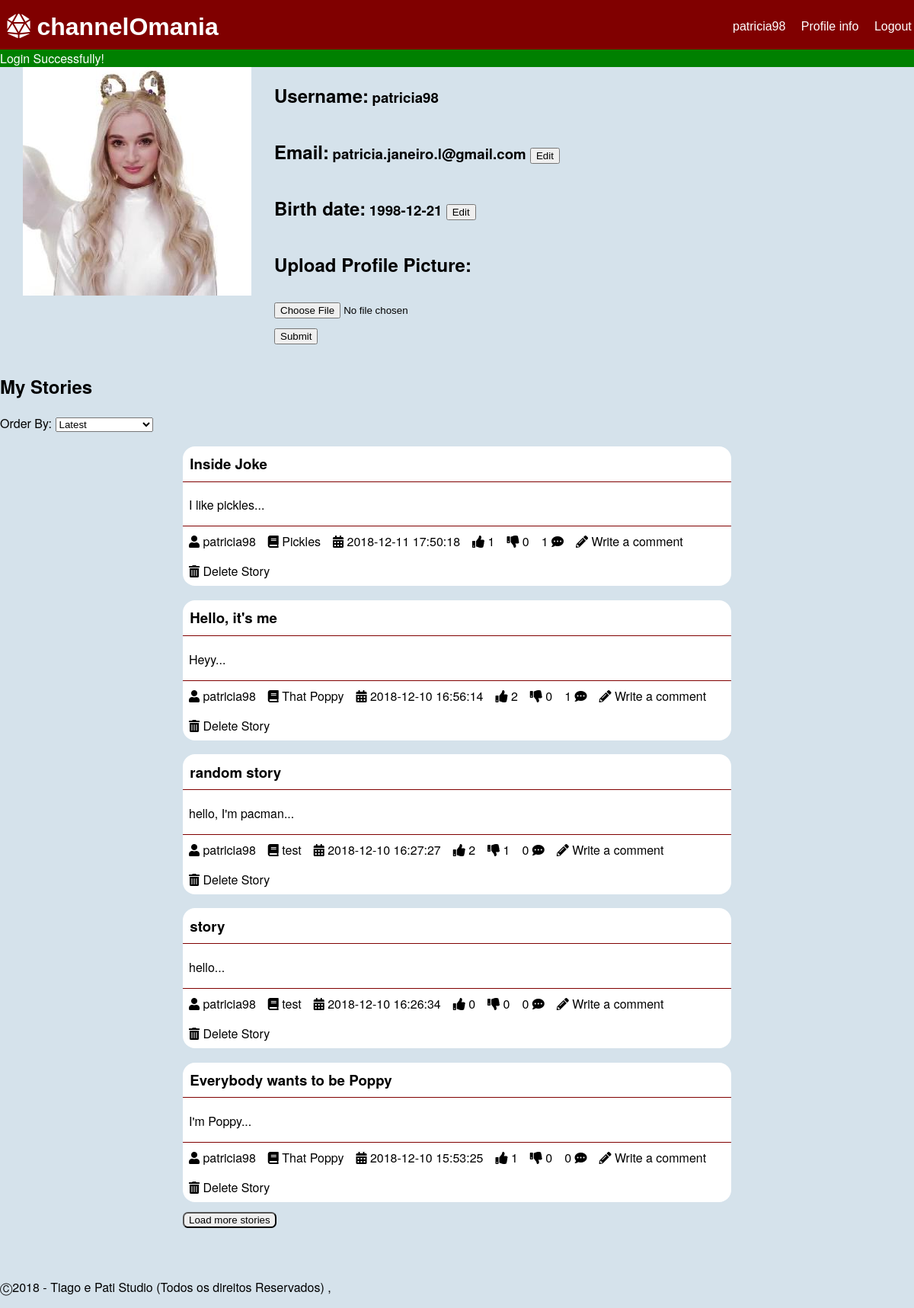
/pages/profile.php (signed in), run on the app's committed database.
### tables this page shows
CREATE TABLE "story" (
	"storyID"	INTEGER NOT NULL,
	"title"	TEXT NOT NULL,
	"content"	TEXT NOT NULL,
	"upvotes"	INTEGER NOT NULL DEFAULT 0,
	"downvotes"	INTEGER NOT NULL DEFAULT 0,
	"author"	INTEGER NOT NULL,
	"date"	TEXT NOT NULL,
	"channel"	INTEGER NOT NULL,
	"image"	TEXT,
	PRIMARY KEY("storyID"),
	FOREIGN KEY("channel") REFERENCES "channel"("ID") ON DELETE Cascade ON UPDATE No Action,
	FOREIGN KEY("author") REFERENCES "user"("ID") ON DELETE Cascade ON UPDATE No Action
);

CREATE TABLE 'user'
(
	'ID' INTEGER NOT NULL PRIMARY KEY AUTOINCREMENT,
	'username' TEXT NOT NULL,
	'email' TEXT NOT NULL,
	'password' TEXT NOT NULL,
	'birth' TEXT ,
	'profilePic' TEXT,
	CONSTRAINT 'username' UNIQUE ('username')
);

CREATE TABLE "channel" (
	"ID"	INTEGER NOT NULL,
	"name"	TEXT NOT NULL,
	"coverImage"	TEXT,
	"author"	INTEGER NOT NULL,
	FOREIGN KEY("author") REFERENCES "user"("ID") ON DELETE Cascade ON UPDATE No Action,
	PRIMARY KEY("ID")
);

### database/db_list.php (called while the page is built, shortened)
<?php
function listProfile($username) {
  $db = Database::instance()->db();
  $stmt = $db->prepare('SELECT * FROM user WHERE username = ?');
  $stmt->execute(array($username));
  return $stmt->fetch();
}
function getStoriesByUser($username,$sort='',$offset=0,$limit=5) {
  switch($sort){
    default:
      $order = 'storyID DESC';
      break;
  }
  $db = Database::instance()->db();
  $stmt = $db->prepare('SELECT *,(SELECT COUNT(*) FROM comment WHERE comment.story == storyID) AS n_comments,channel.name AS channelName FROM story INNER JOIN user ON user.ID == story.author INNER JOIN channel ON channel.ID == story.channel  WHERE user.username == ? ORDER BY '.$order.' LIMIT ? OFFSET ?');
  $stmt->execute(array($username,$limit,$offset));
  return $stmt->fetchAll();
}
?>

### templates/tpl_mainpage.php (the view, shortened to what this page needs)
<?php include_once('../templates/tpl_story.php'); ?>
<?php function draw_story_list_item($story) { ?>
  <section id="story_preview">
    <h3><a href = "../pages/story.php?storyId=<?php echo($story['storyID']); ?>" ><?php echo($story['title']); ?></a></h3>
    <p><?php echo(substr($story['content'],0,20)); ?>...</p>
    <?php draw_story_info($story); ?>
  </section>
<?php } ?>
<?php function draw_story_info($story) { ?>
  <ul>
    <li><a href="../pages/profile.php?userId=<?php echo($story['storyAuthor']); ?>"><i class="fas fa-user"></i> <?php echo($story['username']); ?></a></li>
    <li><a href="../pages/channel.php?channelId=<?php echo($story['channel']); ?>"><i class="fas fa-book"></i> <?php echo($story['channelName']); ?></a></li>
    <li><i class="fas fa-calendar-alt"></i> <?php echo($story['date']); ?></li>
    <li class="nUpVote" data-id="<?php echo($story['storyID']); ?>"><i class="fas fa-thumbs-up"></i> <?php echo($story['upvotes']); ?></li>
    <li class="nDownVote" data-id="<?php echo($story['storyID']); ?>"><i class="fas fa-thumbs-down"></i> <?php echo($story['downvotes']); ?></li>
    <li><?php echo($story['n_comments']); ?> <i class="fas fa-comment-dots"></i></li>
    <li><a href="../pages/new_comment.php?storyId=<?php echo($story['storyID']); ?>"><i class="fas fa-pencil-alt"></i> Write a comment</a></li>
    <?php if($story['username'] == $_SESSION['username']) { ?>
      <li><a href="../actions/action_delete_story.php?storyId=<?php echo($story['storyID']); ?>&csrf=<?php echo($_SESSION['csrf']); ?>"><i class="fas fa-trash-alt"></i> Delete Story</a></li>
    <?php } ?>
  </ul>
<?php } ?>

### pages/profile.php (shortened to what this page needs)
<?php
  include_once('../database/db_list.php');
  include_once('../templates/tpl_common.php');
  include_once('../templates/tpl_profile.php');
  include_once('../templates/tpl_mainpage.php');
  if (isset($_SESSION['username'])){
    draw_header();
  }else {
    header('Location: login.php');
    die();
  }
  if(isset($_GET['userId']))
    $userInfo = listProfile(getUsernameFromId($_GET['userId']));
  else
    $userInfo = listProfile($_SESSION['username']);
  $userInfo['stories']=getStoriesByUser($userInfo['username']);
  draw_profile($userInfo);
  draw_user_stories($userInfo['stories']);
  draw_footer();
?>

### templates/tpl_common.php (shortened to what this page needs)
<?php function draw_header(){
?>
<!DOCTYPE html>
<html lang="en-US">
  <head>
    <link href="../css/style.css" rel="stylesheet">
    <link rel="stylesheet" href="https://use.fontawesome.com/releases/v5.5.0/css/all.css">
  </head>
  <body>
    <header class="header">
      <?php if(isset($_SESSION['username'])){ ?>
        <div id='options'>
          <a href="../pages/profile.php"><?php echo($_SESSION['username']) ?></a>
          <a href="../pages/profile.php">Profile info</a>
          <a href="../actions/action_logout.php">Logout</a>
        </div>
      <?php } ?>
      <h1><a href="mainpage.php"><i class="fas fa-dice-d20"></i> channelOmania</a></h1>
    </header>
    <?php if (isset($_SESSION['messages'])) {?>
      <section id="messages">
        <?php foreach($_SESSION['messages'] as $message) { ?>
          <div class="<?=$message['type']?>"><?=$message['content']?></div>
        <?php } ?>
      </section>
    <?php unset($_SESSION['messages']); } ?>
<?php } ?>
<?php function draw_footer(){
  ?>
  <footer>
    <p>	&#9400;2018 - Tiago e Pati Studio (Todos os direitos Reservados) ,</p>
  </footer>
</body>
</html>
<?php }
 ?>

### templates/tpl_profile.php (shortened to what this page needs)
<?php function draw_profile($userInfo) { ?>
  <?php if($userInfo['username'] == $_SESSION['username']) { ?>
  <form action="../actions/action_edit_profile.php" method="post" enctype="multipart/form-data">
  <?php } ?>
  <section id="profile">
    <img id="profile_pic" src="../files/croppedProfile/<?php if($userInfo['profilePic']!="") { echo($userInfo['profilePic']); } else {?>default.png<?php } ?>" alt="<?php echo($userInfo['username']); ?>'s profile picture">
    <div id="profile_info">
      <h2>Username: </h2>
      <h3><?php echo($userInfo['username']); ?></h3><br>
      <h2>Email: </h2>
      <h3 id="emailInfo"><a href="mailto:<?php echo($userInfo['email']); ?>"><?php echo($userInfo['email']); ?></a>
      <?php if($userInfo['username'] == $_SESSION['username']) { ?>
        <button text='Edit' onclick="edit('email')">Edit</button>
      <?php } ?></h3><br>
      <h2>Birth date: </h2>
      <h3 id="birthInfo"><time datetime="<?php echo($userInfo['birth']); ?>"><?php echo($userInfo['birth']); ?></time>
        <?php if($userInfo['username'] == $_SESSION['username']) { ?>
          <button text='Edit' onclick="edit('birth')">Edit</button>
        <?php } ?></h3><br>
      <?php if($userInfo['username'] == $_SESSION['username']) { ?>
      <h2>Upload Profile Picture: </h2>
        <h3>
            <input type="file" name="profilePic" accept="image/*">
            <input type="submit">
        </h3>
      <?php } ?>
    </div>
  </section>
  <?php if($userInfo['username'] == $_SESSION['username']) { ?>
    </form>
  <?php } ?>
<?php } ?>
<?php function draw_user_stories($stories) { ?>
  <section id="myStories" data-id="<?php echo $stories[0]['author'] ?>">
    <h1>My Stories</h1>
      <?php draw_story_list($stories); ?>
  </section>
<?php } ?>

### templates/tpl_story.php (shortened to what this page needs)
<?php include_once('../templates/tpl_mainpage.php'); ?>
<?php include_once('../database/db_list.php'); ?>
<?php function draw_story_list($storyInfo) { ?>
  <p id="order">Order By:
  <select id='orderSelector'>
    <option value="mRecent">Latest</option>
  </select></p>
  <section id="storyList">
  <?php foreach($storyInfo as $story) { ?>
    <?php draw_story_list_item($story); ?>
  <?php } ?>
  </section>
  <button id="btnLoadStories">Load more stories</button>
<?php } ?>

### css/style.css (style rules this page uses)
body { font-family: IBMPlexSans, Helvetica Neue, Segoe UI, Helvetica, Verdana, Arial, sans-serif; background-color: #D5E2EB; margin: 0; }
ul { display: flex; flex-wrap: wrap; flex-direction: row; padding: 0; margin: 0; }
li { text-align: center; list-style-type: none; padding: 0.5em; }
a:link, a:visited { color: black; text-decoration: none; }
.header { background-color: #800000; padding: 0.2em; position: relative; }
.header a { color: white; font-family: Helvetica; }
.header h1 { margin: 0.2em; }
#options { float: right; height: 0; }
article, #story_preview { background-color: white; width: 60%; margin: auto; border-radius: 1em; }
article header, #story_preview h3 { margin-top: 1em; padding: 0.5em; border-bottom: 1px solid #800000; }
article header a, #story_preview h3 a { font-weight: bold; }
article p, #story_preview p { padding-left: 0.5em; }
article footer, #story_preview ul { padding: 0; border-top: 1px solid #800000; }
#messages .success { background-color: green; color: white; }
.header div { margin-top: 1.2em; }
.header div a { list-style-type: none; padding-left: 1em; }
input { display: block; margin: 1em 0; }
#btnLoadComments, #btnLoadStories { margin-top: 1em; margin-left: 20%; border-radius: 0.5em; }
#profile { display: inline-block; }
#profile #profile_info { float: left; }
#profile #profile_info h2 { display: inline-flex; }
#profile #profile_info h3 { display: inline; }
#profile #profile_pic { float: left; padding: 0px 30px; }
#myStories { display: block; }
footer { clear: left; bottom: auto; padding-top: 50px; }

### data on the page
story: title "Inside Joke", content "I like pickles", author.username "patricia98", channel.name "Pickles", date "2018-12-11 17:50:18", upvotes "1", downvotes "0", n_comments "1"
story: title "Hello, it's me", content "Heyy", author.username "patricia98", channel.name "That Poppy", date "2018-12-10 16:56:14", upvotes "2", downvotes "0", n_comments "1"
story: title "random story", content "hello, I'm pacman", author.username "patricia98", channel.name "test", date "2018-12-10 16:27:27", upvotes "2", downvotes "1", n_comments "0"
story: title "story", content "hello", author.username "patricia98", channel.name "test", date "2018-12-10 16:26:34", upvotes "0", downvotes "0", n_comments "0"
story: title "Everybody wants to be Poppy", content "I'm Poppy", author.username "patricia98", channel.name "That Poppy", date "2018-12-10 15:53:25", upvotes "1", downvotes "0", n_comments "0"

### other printed values
$_SESSION['username'] "patricia98"
$message['content'] "Login Successfully!"
$userInfo['username'] "patricia98"
$userInfo['email'] "patricia.janeiro.l@gmail.com"
$userInfo['birth'] "1998-12-21"
